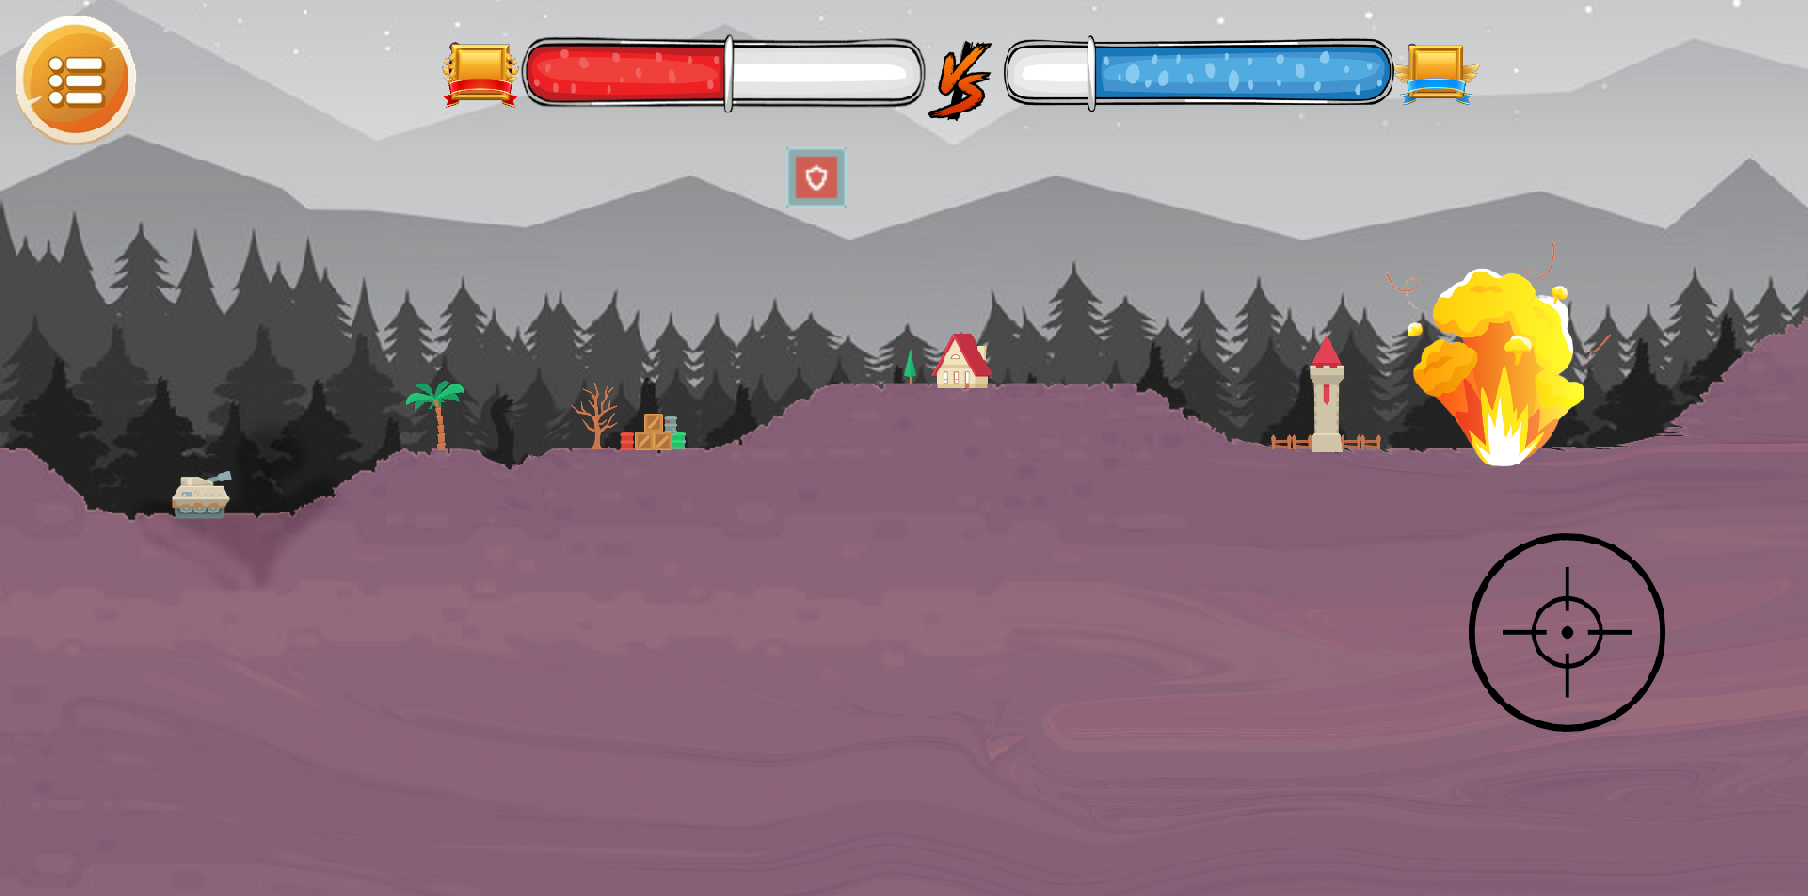

A 2D game scene composited from a Tiled map and its tileset images. What follows is a short description and the map's XML, with each tile layer's data collapsed to a summary:
An orthogonal 113x56 tile map with 16x16 px tiles, 1 tile layer (Tile Layer 1), 2 tilesets.

<map version="1.9" tiledversion="1.9.2" orientation="orthogonal" renderorder="right-down" width="113" height="56" tilewidth="16" tileheight="16" infinite="0" nextlayerid="5" nextobjectid="4">
 <tileset firstgid="1" name="maaain" tilewidth="16" tileheight="16" spacing="2" margin="1" tilecount="6328" columns="113">
  <image source="maaain.png" width="2048" height="1024" />
 </tileset>
 <tileset firstgid="6329" name="Parveen_Back2(1)" tilewidth="16" tileheight="16" spacing="2" margin="1" tilecount="6328" columns="113">
  <image source="../FutureDev/Parveen_Back2(1).png" width="2048" height="1024" />
 </tileset>
 <layer id="4" name="Tile Layer 1" width="113" height="56">
  <data>[6328 cells, 6328 non-empty, 6328 distinct tile ids]</data>
 </layer>
</map>
